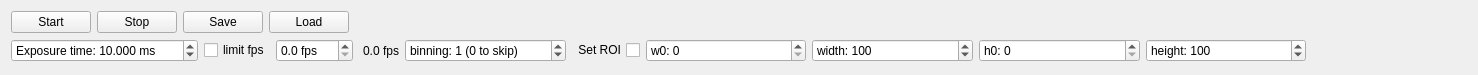
<?xml version="1.0" encoding="UTF-8"?>
<ui version="4.0">
 <class>Camera</class>
 <widget class="QWidget" name="Camera">
  <property name="geometry">
   <rect>
    <x>0</x>
    <y>0</y>
    <width>1478</width>
    <height>75</height>
   </rect>
  </property>
  <property name="windowTitle">
   <string>Camera</string>
  </property>
  <layout class="QVBoxLayout" name="verticalLayout">
   <item>
    <layout class="QHBoxLayout" name="horizontalLayout">
     <item>
      <widget class="QPushButton" name="startButton">
       <property name="sizePolicy">
        <sizepolicy hsizetype="Preferred" vsizetype="Fixed">
         <horstretch>0</horstretch>
         <verstretch>0</verstretch>
        </sizepolicy>
       </property>
       <property name="text">
        <string>Start</string>
       </property>
      </widget>
     </item>
     <item>
      <widget class="QPushButton" name="stopButton">
       <property name="text">
        <string>Stop</string>
       </property>
      </widget>
     </item>
     <item>
      <widget class="QPushButton" name="saveButton">
       <property name="text">
        <string>Save</string>
       </property>
      </widget>
     </item>
     <item>
      <widget class="QPushButton" name="loadButton">
       <property name="text">
        <string>Load</string>
       </property>
      </widget>
     </item>
     <item>
      <spacer name="horizontalSpacer">
       <property name="orientation">
        <enum>Qt::Horizontal</enum>
       </property>
       <property name="sizeHint" stdset="0">
        <size>
         <width>40</width>
         <height>20</height>
        </size>
       </property>
      </spacer>
     </item>
    </layout>
   </item>
   <item>
    <layout class="QHBoxLayout" name="horizontalLayout_3">
     <item>
      <widget class="QDoubleSpinBox" name="exposuretimeBox">
       <property name="sizePolicy">
        <sizepolicy hsizetype="MinimumExpanding" vsizetype="Fixed">
         <horstretch>0</horstretch>
         <verstretch>0</verstretch>
        </sizepolicy>
       </property>
       <property name="prefix">
        <string>Exposure time: </string>
       </property>
       <property name="suffix">
        <string> ms</string>
       </property>
       <property name="decimals">
        <number>3</number>
       </property>
       <property name="minimum">
        <double>0.001000000000000</double>
       </property>
       <property name="maximum">
        <double>10000.000000000000000</double>
       </property>
       <property name="value">
        <double>10.000000000000000</double>
       </property>
      </widget>
     </item>
     <item>
      <widget class="QCheckBox" name="framerateenableBox">
       <property name="text">
        <string>limit fps</string>
       </property>
      </widget>
     </item>
     <item>
      <widget class="QDoubleSpinBox" name="framerateBox">
       <property name="suffix">
        <string> fps</string>
       </property>
       <property name="decimals">
        <number>1</number>
       </property>
      </widget>
     </item>
     <item>
      <widget class="QLabel" name="fpsLabel">
       <property name="sizePolicy">
        <sizepolicy hsizetype="Minimum" vsizetype="Preferred">
         <horstretch>0</horstretch>
         <verstretch>0</verstretch>
        </sizepolicy>
       </property>
       <property name="text">
        <string> 0.0 fps</string>
       </property>
       <property name="alignment">
        <set>Qt::AlignRight|Qt::AlignTrailing|Qt::AlignVCenter</set>
       </property>
      </widget>
     </item>
     <item>
      <widget class="QSpinBox" name="binningBox">
       <property name="sizePolicy">
        <sizepolicy hsizetype="MinimumExpanding" vsizetype="Fixed">
         <horstretch>0</horstretch>
         <verstretch>0</verstretch>
        </sizepolicy>
       </property>
       <property name="suffix">
        <string> (0 to skip)</string>
       </property>
       <property name="prefix">
        <string>binning: </string>
       </property>
       <property name="minimum">
        <number>0</number>
       </property>
       <property name="maximum">
        <number>4</number>
       </property>
       <property name="value">
        <number>1</number>
       </property>
      </widget>
     </item>
     <item>
      <widget class="QCheckBox" name="roiBox">
       <property name="layoutDirection">
        <enum>Qt::RightToLeft</enum>
       </property>
       <property name="text">
        <string>Set ROI</string>
       </property>
      </widget>
     </item>
     <item>
      <widget class="QSpinBox" name="woffsetBox">
       <property name="sizePolicy">
        <sizepolicy hsizetype="MinimumExpanding" vsizetype="Fixed">
         <horstretch>0</horstretch>
         <verstretch>0</verstretch>
        </sizepolicy>
       </property>
       <property name="suffix">
        <string/>
       </property>
       <property name="prefix">
        <string>w0: </string>
       </property>
       <property name="maximum">
        <number>1920</number>
       </property>
      </widget>
     </item>
     <item>
      <widget class="QSpinBox" name="widthBox">
       <property name="sizePolicy">
        <sizepolicy hsizetype="MinimumExpanding" vsizetype="Fixed">
         <horstretch>0</horstretch>
         <verstretch>0</verstretch>
        </sizepolicy>
       </property>
       <property name="prefix">
        <string>width: </string>
       </property>
       <property name="minimum">
        <number>10</number>
       </property>
       <property name="maximum">
        <number>1920</number>
       </property>
       <property name="value">
        <number>100</number>
       </property>
      </widget>
     </item>
     <item>
      <widget class="QSpinBox" name="hoffsetBox">
       <property name="sizePolicy">
        <sizepolicy hsizetype="MinimumExpanding" vsizetype="Fixed">
         <horstretch>0</horstretch>
         <verstretch>0</verstretch>
        </sizepolicy>
       </property>
       <property name="prefix">
        <string>h0: </string>
       </property>
       <property name="maximum">
        <number>1080</number>
       </property>
      </widget>
     </item>
     <item>
      <widget class="QSpinBox" name="heightBox">
       <property name="sizePolicy">
        <sizepolicy hsizetype="MinimumExpanding" vsizetype="Fixed">
         <horstretch>0</horstretch>
         <verstretch>0</verstretch>
        </sizepolicy>
       </property>
       <property name="prefix">
        <string>height: </string>
       </property>
       <property name="minimum">
        <number>10</number>
       </property>
       <property name="maximum">
        <number>1080</number>
       </property>
       <property name="value">
        <number>100</number>
       </property>
      </widget>
     </item>
     <item>
      <spacer name="horizontalSpacer_2">
       <property name="orientation">
        <enum>Qt::Horizontal</enum>
       </property>
       <property name="sizeHint" stdset="0">
        <size>
         <width>40</width>
         <height>20</height>
        </size>
       </property>
      </spacer>
     </item>
    </layout>
   </item>
  </layout>
 </widget>
 <tabstops>
  <tabstop>startButton</tabstop>
  <tabstop>stopButton</tabstop>
  <tabstop>saveButton</tabstop>
  <tabstop>loadButton</tabstop>
  <tabstop>exposuretimeBox</tabstop>
  <tabstop>framerateenableBox</tabstop>
  <tabstop>framerateBox</tabstop>
  <tabstop>binningBox</tabstop>
  <tabstop>roiBox</tabstop>
  <tabstop>woffsetBox</tabstop>
  <tabstop>widthBox</tabstop>
  <tabstop>hoffsetBox</tabstop>
  <tabstop>heightBox</tabstop>
 </tabstops>
 <resources/>
 <connections/>
</ui>
